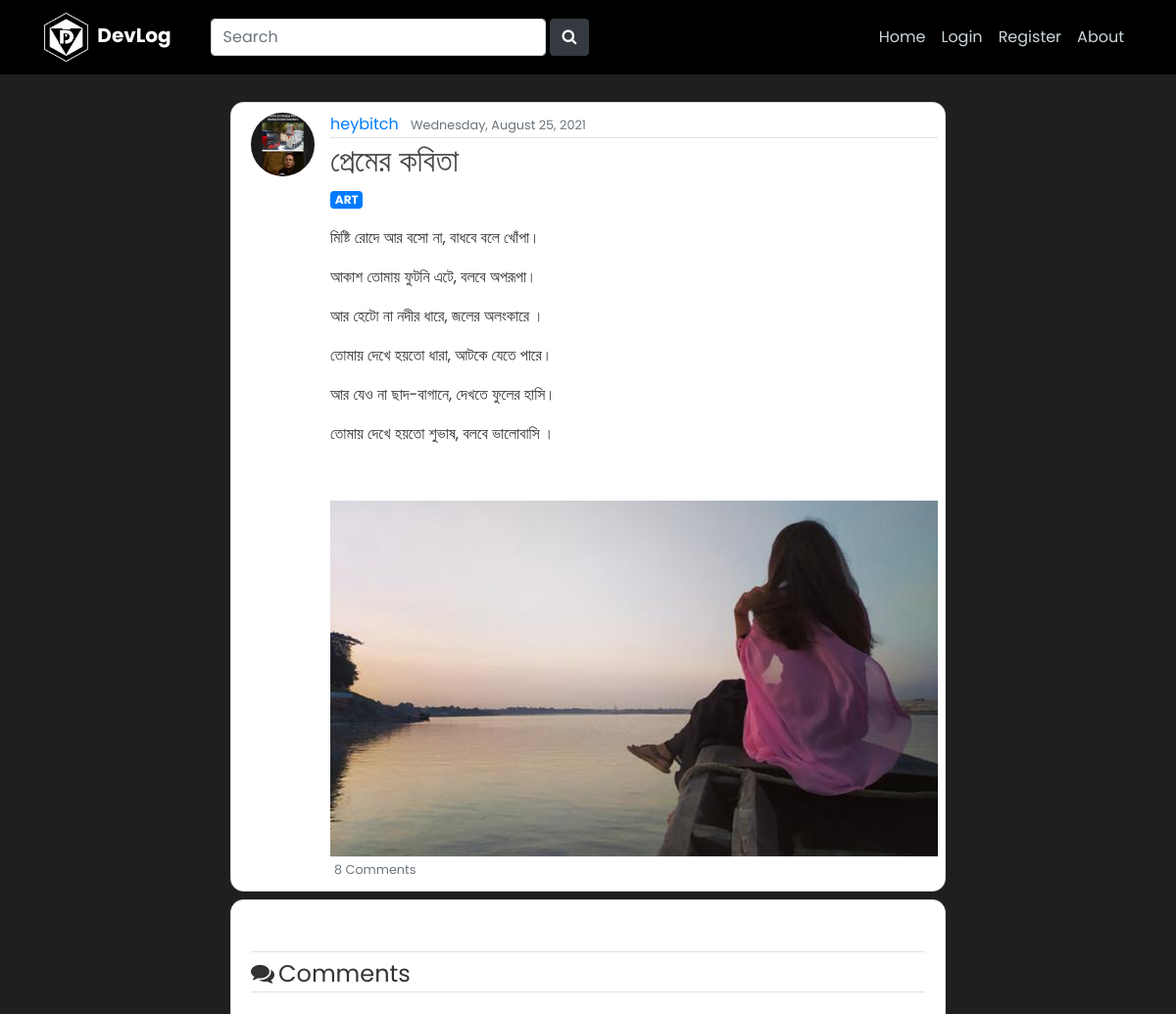
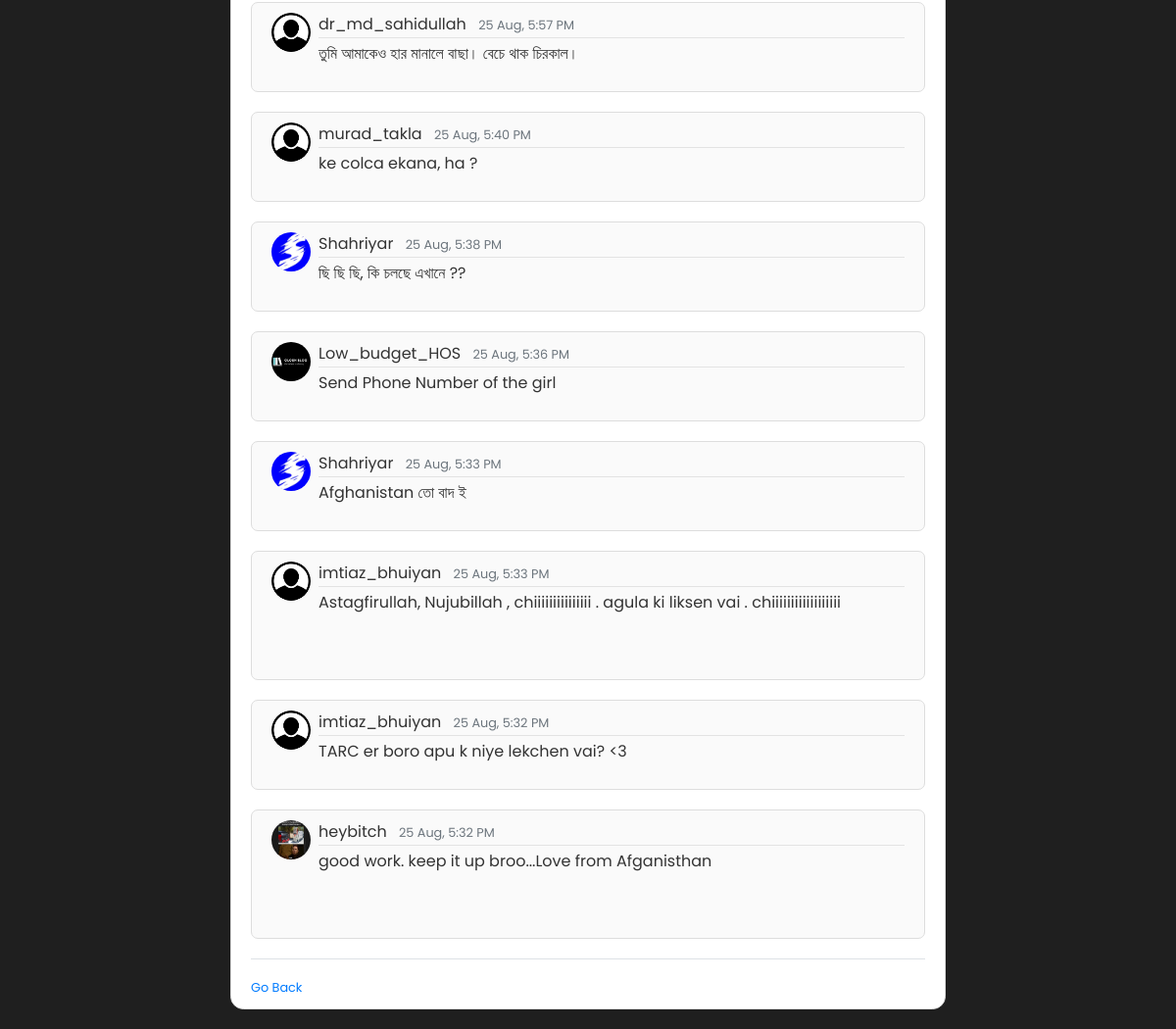
The page /post/71/ on the database its author committed (2 pictures, top to bottom).
### blog/models.py (models this page shows, shortened)
class Post(models.Model):
    title = models.CharField(max_length=100)
    content = HTMLField()
    image = ResizedImageField(
        size=[620, 500], upload_to='post_images', blank=True, null=True)
    date_posted = models.DateTimeField(default=timezone.now)
    author = models.ForeignKey(User, on_delete=models.CASCADE)
    post_type = models.CharField(
        default='MISCALLENOUS', max_length=23, choices=POST_TYPES)

class Comment(models.Model):
    post = models.ForeignKey(
        Post, on_delete=models.CASCADE, related_name='comments')
    author = models.ForeignKey(User, on_delete=models.CASCADE)
    content = HTMLField()
    time_posted = models.DateTimeField(auto_now_add=True)
    class Meta:
        ordering = ['-time_posted']

### users/models.py (models this page shows, shortened)
class Profile (models.Model):
    user = models.OneToOneField(User, on_delete=models.CASCADE)
    image = models.ImageField(default='default_profile.png', upload_to='profile_pics')
    short_bio = models.CharField(max_length=100, default="Hi!")

### blog/views.py (the view, shortened to what this page needs)
# urls.py: path('post/<int:pk>/', PostDetailView.as_view(), name='post-detail'),
class PostDetailView(FormMixin, DetailView):
    model = Post
    form_class = CommentForm
    def get_context_data(self, **kwargs):
        context = super(PostDetailView, self).get_context_data(**kwargs)
        context['form'] = CommentForm(
            initial={})
        return context

### blog/forms.py
class CommentForm(forms.ModelForm):
    class Meta:
        model = Comment
        fields = ['content']

### blog/templates/blog/post_detail.html (shortened to what this page needs)
{% extends 'blog/base.html' %}
{% load crispy_forms_tags %}
{% block content %}
    <br>
    <article class="media content-section mb-2" style="border-radius: 10pt;">
        <img class="rounded-circle article-img" src="{{ object.author.profile.image.url }}">
        <div class="media-body">
            <div class="article-metadata">
                <a class="mr-2" href="{% url 'user-posts' object.author.username%}">{{ object.author }}</a>
                <small class="text-muted"> {{ object.date_posted|date:"l, F d, Y" }}</small>
            </div>
            <h2 class="article-title">{{ object.title }}</h2>
            {% if post.post_type == 'UPDATE'%}
                <small class="badge badge-danger"> {{ post.post_type }}</small>
            {% elif post.post_type == 'MOVIES' %}
                <small class="badge badge-warning"> {{ post.post_type }}</small>
            {% elif post.post_type == 'MISCALLENOUS' %}
                <small class="badge badge-secondary"> {{ post.post_type }}</small>
            {% elif post.post_type == 'PROGRAMMING' %}
                <small class="badge badge-info"> {{ post.post_type }}</small>
            {% elif post.post_type == 'ART' %}
                <small class="badge badge-primary"> {{ post.post_type }}</small>
            {% elif post.post_type == 'ACADEMIC' %}
                <small class="badge badge-dark"> {{ post.post_type }}</small>
            {% elif post.post_type == 'SCIENCE' %}
                <small class="badge badge-info"> {{ post.post_type }}</small>
            {% else %}
                <small class="badge badge-success"> {{ post.post_type }}</small>
            {% endif %}
            <p class="article-content" style="color: rgb(88, 88, 88);">{{ object.content | safe }}</p>
            {% if object.image %}
                <img src="{{ object.image.url }}">
            {% endif %}
            <div class="border-top pt-.5">
                <small class="text-muted ml-1">{{object.comments.count}} Comments</small>
            </div>
    </article>
    <div class="content-section pt-1" style="border-radius: 10pt;">
        <legend class="border-bottom mb-1 pt-5"></legend>
        <legend class="border-bottom mb-4 ">
            <i class="fa fa-comments" aria-hidden="true"></i><span class="ml-1">Comments</span>
        </legend>
        {% for comment in object.comments.all %}
            <article class="media content-section " style="border-radius: 7px; background-color: rgb(250, 250, 250);">
                <img class="rounded-circle mr-2" src="{{ comment.author.profile.image.url }}" height="40" width="40">
                <div class="media-body">
                <div class="article-metadata">
                    <a class="mr-2">{{ comment.author }}</a>
                    <small class="text-muted"> {{ comment.time_posted|date:"j M, f A" }}</small>
                </div>
                <p class="article-content mb-0">{{ comment.content | safe }}</p>
                </div>
            </article>
        {% endfor %}
        <div class="border-top pt-3 ">
            <small class="text-muted">
                <a class="ml-.5" href="{% url 'blog-home' %}"> Go Back</a>
            </small>
        </div>
    </div>
{% endblock content %}

### blog/static/blog/main.css (style rules this page uses)
body { background: #fafafa; color: #333333; margin-top: 5rem; }
h1, h2, h3, h4, h5, h6 { color: #444444; }
.content-section { background: #ffffff; padding: 10px 20px; border: 1px solid #dddddd; border-radius: 3px; margin-bottom: 20px; }
.article-title { color: #444444; }
.article-content { white-space: pre-line; }
.article-img { height: 65px; width: 65px; margin-right: 16px; }
.article-metadata { padding-bottom: 1px; margin-bottom: 4px; border-bottom: 1px solid #e3e3e3; }

### rows shown on the page
Post: author.profile.image (picture), author "heybitch", date_posted "Wednesday, August 25, 2021", title "প্রেমের কবিতা", post_type "ART", content "মিষ্টি রোদে আর বসো না, বাধবে বলে খোঁপা। আকাশ তোমায় ফুটনি এটে, বলবে অপরূপা। আর হেটো না নদীর ধারে, জলের অলংকারে । তোমায় দেখে হয়তো ধারা, আটকে যেতে পারে। আর যেও না ছাদ-বাগানে, দেখতে ফুলের হাসি। তোমায় দেখে হয়তো শুভাষ, বলবে ভালোবাসি ।", image (picture), comments.count "8"
Comment: author.profile.image (placeholder picture), author "dr_md_sahidullah", time_posted "25 Aug, 5:57 PM", content "তুমি আমাকেও হার মানালে বাছা। বেচে থাক চিরকাল।"
Comment: author.profile.image (placeholder picture), author "murad_takla", time_posted "25 Aug, 5:40 PM", content "ke colca ekana, ha ?"
Comment: author.profile.image (picture), author "Shahriyar", time_posted "25 Aug, 5:38 PM", content "ছি ছি ছি, কি চলছে এখানে ??"
Comment: author.profile.image (picture), author "Low_budget_HOS", time_posted "25 Aug, 5:36 PM", content "Send Phone Number of the girl"
Comment: author.profile.image (picture), author "Shahriyar", time_posted "25 Aug, 5:33 PM", content "Afghanistan তো বাদ ই"
Comment: author.profile.image (placeholder picture), author "imtiaz_bhuiyan", time_posted "25 Aug, 5:33 PM", content "Astagfirullah, Nujubillah , chiiiiiiiiiiiiiii . agula ki liksen vai . chiiiiiiiiiiiiiiiiii"
Comment: author.profile.image (placeholder picture), author "imtiaz_bhuiyan", time_posted "25 Aug, 5:32 PM", content "TARC er boro apu k niye lekchen vai? <3"
Comment: author.profile.image (picture), author "heybitch", time_posted "25 Aug, 5:32 PM", content "good work. keep it up broo...Love from Afganisthan"
